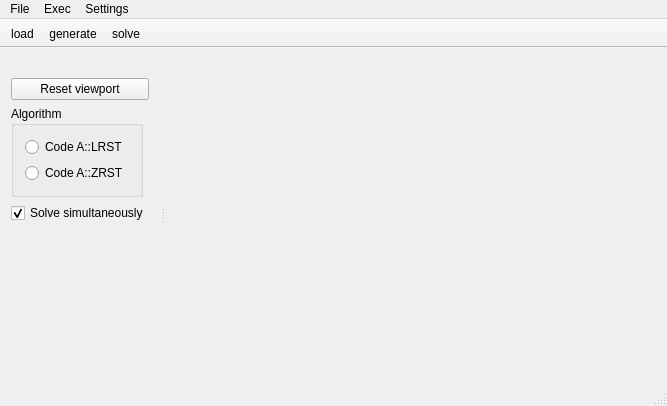
<?xml version="1.0" encoding="UTF-8"?>
<ui version="4.0">
 <class>MainWindow</class>
 <widget class="QMainWindow" name="MainWindow">
  <property name="geometry">
   <rect>
    <x>0</x>
    <y>0</y>
    <width>667</width>
    <height>406</height>
   </rect>
  </property>
  <property name="windowTitle">
   <string>MainWindow</string>
  </property>
  <widget class="QWidget" name="centralWidget">
   <property name="enabled">
    <bool>true</bool>
   </property>
   <widget class="QWidget" name="widget" native="true">
    <property name="geometry">
     <rect>
      <x>9</x>
      <y>9</y>
      <width>427</width>
      <height>322</height>
     </rect>
    </property>
   </widget>
  </widget>
  <widget class="QMenuBar" name="menuBar">
   <property name="geometry">
    <rect>
     <x>0</x>
     <y>0</y>
     <width>667</width>
     <height>20</height>
    </rect>
   </property>
   <widget class="QMenu" name="menuFile">
    <property name="title">
     <string>File</string>
    </property>
    <addaction name="actionLoad"/>
    <addaction name="actionGenerate"/>
    <addaction name="actionAdd_a_point"/>
    <addaction name="separator"/>
    <addaction name="actionGenerate_Save"/>
    <addaction name="actionSave_Current_Data"/>
    <addaction name="separator"/>
    <addaction name="actionSave_a_jpeg"/>
   </widget>
   <widget class="QMenu" name="menuExec">
    <property name="title">
     <string>Exec</string>
    </property>
    <addaction name="actionSolve"/>
   </widget>
   <widget class="QMenu" name="menuSettings">
    <property name="title">
     <string>Settings</string>
    </property>
    <addaction name="actionColor"/>
    <addaction name="separator"/>
    <addaction name="actionHelp"/>
   </widget>
   <addaction name="menuFile"/>
   <addaction name="menuExec"/>
   <addaction name="menuSettings"/>
  </widget>
  <widget class="QStatusBar" name="statusBar"/>
  <widget class="QToolBar" name="toolBar">
   <property name="windowTitle">
    <string>toolBar</string>
   </property>
   <property name="movable">
    <bool>false</bool>
   </property>
   <property name="toolButtonStyle">
    <enum>Qt::ToolButtonIconOnly</enum>
   </property>
   <attribute name="toolBarArea">
    <enum>TopToolBarArea</enum>
   </attribute>
   <attribute name="toolBarBreak">
    <bool>false</bool>
   </attribute>
   <addaction name="actionLoadTool"/>
   <addaction name="actionGenerateTool"/>
   <addaction name="actionSolveTool"/>
  </widget>
  <widget class="QDockWidget" name="funcDock">
   <property name="floating">
    <bool>false</bool>
   </property>
   <property name="features">
    <set>QDockWidget::DockWidgetMovable</set>
   </property>
   <property name="allowedAreas">
    <set>Qt::BottomDockWidgetArea|Qt::LeftDockWidgetArea|Qt::RightDockWidgetArea</set>
   </property>
   <attribute name="dockWidgetArea">
    <number>1</number>
   </attribute>
   <widget class="QWidget" name="funcDockContents">
    <layout class="QFormLayout" name="formLayout_3">
     <property name="fieldGrowthPolicy">
      <enum>QFormLayout::AllNonFixedFieldsGrow</enum>
     </property>
     <property name="labelAlignment">
      <set>Qt::AlignHCenter|Qt::AlignTop</set>
     </property>
     <property name="formAlignment">
      <set>Qt::AlignHCenter|Qt::AlignTop</set>
     </property>
     <item row="1" column="0">
      <widget class="QGroupBox" name="algoBox">
       <property name="title">
        <string>Algorithm</string>
       </property>
       <property name="flat">
        <bool>false</bool>
       </property>
       <layout class="QFormLayout" name="formLayout_2">
        <item row="0" column="0">
         <widget class="QRadioButton" name="algoRadio1">
          <property name="text">
           <string>Code A::LRST</string>
          </property>
         </widget>
        </item>
        <item row="1" column="0">
         <widget class="QRadioButton" name="algoRadio2">
          <property name="text">
           <string>Code A::ZRST</string>
          </property>
         </widget>
        </item>
       </layout>
      </widget>
     </item>
     <item row="2" column="0">
      <widget class="QCheckBox" name="instantSolveBox">
       <property name="text">
        <string>Solve simultaneously</string>
       </property>
       <property name="checked">
        <bool>true</bool>
       </property>
      </widget>
     </item>
     <item row="0" column="0" colspan="2">
      <widget class="QPushButton" name="pushButton">
       <property name="text">
        <string>Reset viewport</string>
       </property>
       <property name="flat">
        <bool>false</bool>
       </property>
      </widget>
     </item>
    </layout>
   </widget>
  </widget>
  <action name="actionSolve">
   <property name="text">
    <string>Solve</string>
   </property>
  </action>
  <action name="actionLoad">
   <property name="text">
    <string>Load</string>
   </property>
  </action>
  <action name="actionGenerate">
   <property name="text">
    <string>Generate</string>
   </property>
  </action>
  <action name="actionLoadTool">
   <property name="text">
    <string>load</string>
   </property>
   <property name="toolTip">
    <string>load data from a local file</string>
   </property>
  </action>
  <action name="actionGenerateTool">
   <property name="text">
    <string>generate</string>
   </property>
   <property name="toolTip">
    <string>generate data randomly</string>
   </property>
  </action>
  <action name="actionSolveTool">
   <property name="text">
    <string>solve</string>
   </property>
   <property name="toolTip">
    <string>solve a rst</string>
   </property>
  </action>
  <action name="actionGenerate_Save">
   <property name="text">
    <string>Generate and Save</string>
   </property>
  </action>
  <action name="actionSave_Current_Data">
   <property name="text">
    <string>Save Current Data</string>
   </property>
  </action>
  <action name="actionColor">
   <property name="text">
    <string>Color</string>
   </property>
  </action>
  <action name="actionSave_a_jpeg">
   <property name="text">
    <string>Save an image</string>
   </property>
  </action>
  <action name="actionAdd_a_point">
   <property name="text">
    <string>Add a point</string>
   </property>
  </action>
  <action name="actionHelp">
   <property name="text">
    <string>Help</string>
   </property>
  </action>
 </widget>
 <layoutdefault spacing="6" margin="11"/>
 <resources/>
 <connections/>
</ui>
